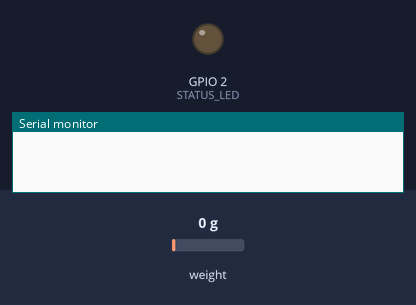
Recording of a sketch running on a simulated ESP32. On the bench: output pins drawn as LEDs (lit = HIGH), the last lines printed to the serial monitor. The test bench sets the inputs (shaded band); at power-on: weight on the scale 0 g. WiFi joins after 1.5 s; servers stay silent unless stated; uploads are accepted with an empty reply.

Above: at 0.0 s.
At 7.1 s:
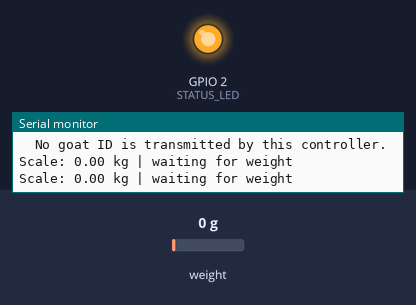
7.2 s: weight on the scale set to 2 g
Timing chart, 0 to 10.2 s (numbered marks = the images above; inputs shaded):
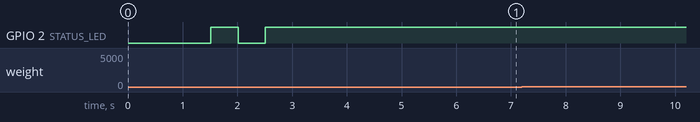

The sketch:

kamotech_load_cell_esp32.ino
```cpp
/*
 * GoHMoTech - Dedicated Goat Weighing Platform ESP32
 *
 * Hardware:
 *   HX711 DOUT -> GPIO 19
 *   HX711 SCK  -> GPIO 18
 *   Status LED -> GPIO 2 (built-in on common ESP32 boards)
 *
 * This controller never chooses a goat and never saves weight history.
 * It only uploads the latest transient scale state to Django. The farmer
 * selects a goat in Goat Inventory and explicitly presses Save Weight.
 */

#include <WiFi.h>
#include <HTTPClient.h>
#include <ArduinoJson.h>
#include <HX711_ADC.h>

// Reused from kamotech_esp32_complete.ino.
const char* ssid = "YOUR_WIFI_SSID";
const char* password = "YOUR_WIFI_PASSWORD";
// Windows Mobile Hotspot/Internet Connection Sharing gateway used by
// green_house_IoT. The Django server must run on 0.0.0.0:8000.
const char* scaleReadingUrl = "http://192.168.137.1:8000/iot/api/scale/readings/";

// This must be unique because the scale is a separate physical ESP32.
const char* deviceId = "kamotech_scale_esp32_001";
const char* deviceName = "GoHMoTech Goat Scale ESP32";

#define HX711_DOUT_PIN 19
#define HX711_SCK_PIN 18
#define STATUS_LED 2

// CALIBRATION:
// 1. Run the HX711_ADC Calibration example with the completed four-cell platform.
// 2. Use a verified known mass.
// 3. Replace this placeholder with the resulting calibration factor.
const float HX711_CALIBRATION_FACTOR = 696.0f;

// Adjust these only after observing the completed platform under real conditions.
const float SCALE_ZERO_DEADBAND_KG = 0.10f;
const float SCALE_WEIGHT_DETECTED_KG = 0.50f;
const float SCALE_STABILITY_TOLERANCE_KG = 0.15f;
const int SCALE_STABILITY_SAMPLE_COUNT = 10;
const unsigned long SCALE_STABILIZING_TIME_MS = 3000;
const unsigned long SCALE_SEND_INTERVAL_MS = 1000;
const unsigned long SCALE_RETRY_INTERVAL_MS = 5000;
const unsigned long WIFI_RECONNECT_INTERVAL_MS = 10000;

HX711_ADC loadCell(HX711_DOUT_PIN, HX711_SCK_PIN);
HTTPClient http;

float currentWeightKg = 0.0f;
float variationKg = 0.0f;
float stabilitySamples[SCALE_STABILITY_SAMPLE_COUNT];
int stabilitySampleCount = 0;
int stabilitySampleIndex = 0;

bool hx711Ready = false;
bool hx711Initialized = false;
bool readingValid = false;
bool weightDetected = false;
bool weightStable = false;
bool scaleTimeoutReported = false;

unsigned long lastScaleSend = 0;
unsigned long currentSendInterval = SCALE_SEND_INTERVAL_MS;
unsigned long lastWiFiReconnectAttempt = 0;
unsigned long lastScaleSample = 0;
unsigned long lastSerialStatus = 0;


void setup() {
  Serial.begin(115200);
  delay(1000);

  Serial.println();
  Serial.println("====================================================");
  Serial.println(" GoHMoTech - Dedicated Goat Scale ESP32");
  Serial.println("====================================================");

  pinMode(STATUS_LED, OUTPUT);
  digitalWrite(STATUS_LED, LOW);

  connectWiFi();
  // Initialize/tare only after the blocking initial WiFi connection attempt.
  // This lets HX711_ADC.update() run continuously immediately after startup.
  initializeScale();
  printConfiguration();
}


void loop() {
  unsigned long currentMillis = millis();

  // HX711_ADC update() must be called frequently for continuous conversions.
  updateScaleReading();

  if (WiFi.status() != WL_CONNECTED &&
      currentMillis - lastWiFiReconnectAttempt >= WIFI_RECONNECT_INTERVAL_MS) {
    lastWiFiReconnectAttempt = currentMillis;
    requestWiFiReconnect();
  }

  if (currentMillis - lastScaleSend >= currentSendInterval) {
    sendScaleSnapshot();
    lastScaleSend = currentMillis;
  }

  if (currentMillis - lastSerialStatus >= 500) {
    printScaleStatus();
    lastSerialStatus = currentMillis;
  }

  digitalWrite(STATUS_LED, WiFi.status() == WL_CONNECTED ? HIGH : LOW);
  delay(5);
}


void initializeScale() {
  Serial.println("Initializing HX711...");
  Serial.println("Keep the weighing platform completely empty during startup tare.");

  loadCell.begin();
  loadCell.start(SCALE_STABILIZING_TIME_MS, true);

  if (loadCell.getTareTimeoutFlag() || loadCell.getSignalTimeoutFlag()) {
    hx711Ready = false;
    hx711Initialized = false;
    readingValid = false;
    Serial.println("HX711 initialization/tare timed out.");
    Serial.println("Check wiring and restart with the platform empty.");
    return;
  }

  loadCell.setCalFactor(HX711_CALIBRATION_FACTOR);
  hx711Initialized = true;
  hx711Ready = true;
  lastScaleSample = millis();
  Serial.print("HX711 ready. Calibration factor: ");
  Serial.println(HX711_CALIBRATION_FACTOR, 3);
}


void connectWiFi() {
  if (WiFi.status() == WL_CONNECTED) {
    return;
  }

  Serial.print("Connecting to WiFi: ");
  Serial.println(ssid);

  WiFi.mode(WIFI_STA);
  WiFi.begin(ssid, password);

  int attempts = 0;
  while (WiFi.status() != WL_CONNECTED && attempts < 20) {
    delay(500);
    digitalWrite(STATUS_LED, !digitalRead(STATUS_LED));
    Serial.print(".");
    attempts++;
  }

  if (WiFi.status() == WL_CONNECTED) {
    digitalWrite(STATUS_LED, HIGH);
    Serial.println();
    Serial.println("WiFi connected.");
    Serial.print("IP address: ");
    Serial.println(WiFi.localIP());
    Serial.print("Signal: ");
    Serial.print(WiFi.RSSI());
    Serial.println(" dBm");
  } else {
    digitalWrite(STATUS_LED, LOW);
    Serial.println();
    Serial.println("WiFi connection failed. Manual weight entry remains available.");
  }
}


void requestWiFiReconnect() {
  Serial.println("WiFi disconnected. Starting a non-blocking reconnect...");
  WiFi.disconnect();
  WiFi.mode(WIFI_STA);
  WiFi.begin(ssid, password);
}


void resetStabilityWindow() {
  stabilitySampleCount = 0;
  stabilitySampleIndex = 0;
  variationKg = 0.0f;
  weightStable = false;
}


void updateScaleReading() {
  if (!hx711Initialized) {
    readingValid = false;
    weightDetected = false;
    weightStable = false;
    return;
  }

  if (!loadCell.update()) {
    // Network operations can occasionally delay update(). Treat missing samples
    // as temporary and keep polling so the scale can recover automatically.
    if (millis() - lastScaleSample > 2000) {
      hx711Ready = false;
      readingValid = false;
      weightDetected = false;
      resetStabilityWindow();
      if (!scaleTimeoutReported) {
        Serial.println("No HX711 samples for 2 seconds. Retrying automatically...");
        scaleTimeoutReported = true;
      }
    }
    return;
  }

  lastScaleSample = millis();
  hx711Ready = true;
  scaleTimeoutReported = false;

  float readingKg = loadCell.getData();
  if (!isfinite(readingKg)) {
    readingValid = false;
    weightDetected = false;
    resetStabilityWindow();
    return;
  }

  if (fabs(readingKg) <= SCALE_ZERO_DEADBAND_KG) {
    readingKg = 0.0f;
  }

  currentWeightKg = max(0.0f, readingKg);
  readingValid = true;
  weightDetected = currentWeightKg >= SCALE_WEIGHT_DETECTED_KG;

  if (!weightDetected) {
    resetStabilityWindow();
    return;
  }

  stabilitySamples[stabilitySampleIndex] = currentWeightKg;
  stabilitySampleIndex = (stabilitySampleIndex + 1) % SCALE_STABILITY_SAMPLE_COUNT;
  if (stabilitySampleCount < SCALE_STABILITY_SAMPLE_COUNT) {
    stabilitySampleCount++;
  }

  if (stabilitySampleCount < SCALE_STABILITY_SAMPLE_COUNT) {
    weightStable = false;
    return;
  }

  float minimumWeight = stabilitySamples[0];
  float maximumWeight = stabilitySamples[0];
  for (int index = 1; index < SCALE_STABILITY_SAMPLE_COUNT; index++) {
    minimumWeight = min(minimumWeight, stabilitySamples[index]);
    maximumWeight = max(maximumWeight, stabilitySamples[index]);
  }

  variationKg = maximumWeight - minimumWeight;
  weightStable = variationKg <= SCALE_STABILITY_TOLERANCE_KG;
}


void sendScaleSnapshot() {
  if (WiFi.status() != WL_CONNECTED) {
    currentSendInterval = SCALE_RETRY_INTERVAL_MS;
    return;
  }

  StaticJsonDocument<384> doc;
  doc["device_id"] = deviceId;
  doc["device_name"] = deviceName;
  doc["hx711_ready"] = hx711Ready;
  doc["valid"] = readingValid;
  doc["weight_detected"] = weightDetected;
  doc["stable"] = weightStable;

  if (readingValid) {
    doc["weight_kg"] = currentWeightKg;
    doc["variation_kg"] = variationKg;
  } else {
    doc["weight_kg"] = nullptr;
    doc["variation_kg"] = nullptr;
  }

  String jsonPayload;
  serializeJson(doc, jsonPayload);

  http.begin(scaleReadingUrl);
  // Keep network blocking short so HX711_ADC.update() continues near 10 Hz.
  http.setTimeout(750);
  http.addHeader("Content-Type", "application/json");
  int responseCode = http.POST(jsonPayload);
  http.end();

  if (responseCode == 200 || responseCode == 202) {
    currentSendInterval = SCALE_SEND_INTERVAL_MS;
  } else {
    currentSendInterval = SCALE_RETRY_INTERVAL_MS;
    Serial.print("Scale upload failed (HTTP ");
    Serial.print(responseCode);
    Serial.println("). Retrying in 5 seconds.");
  }
}


void printScaleStatus() {
  if (!hx711Initialized) {
    Serial.println("Scale: HX711 initialization failed");
    return;
  }
  if (!hx711Ready || !readingValid) {
    Serial.println("Scale: waiting for HX711 data");
    return;
  }

  Serial.print("Scale: ");
  Serial.print(currentWeightKg, 2);
  Serial.print(" kg | ");
  if (!weightDetected) {
    Serial.println("waiting for weight");
  } else if (!weightStable) {
    Serial.print("stabilizing, variation ");
    Serial.print(variationKg, 3);
    Serial.println(" kg");
  } else {
    Serial.println("stable");
  }
}


void printConfiguration() {
  Serial.println();
  Serial.println("Scale configuration:");
  Serial.print("  Device ID: ");
  Serial.println(deviceId);
  Serial.println("  HX711 DOUT: GPIO 19");
  Serial.println("  HX711 SCK:  GPIO 18");
  Serial.print("  Django endpoint: ");
  Serial.println(scaleReadingUrl);
  Serial.println("  No goat ID is transmitted by this controller.");
}
```
